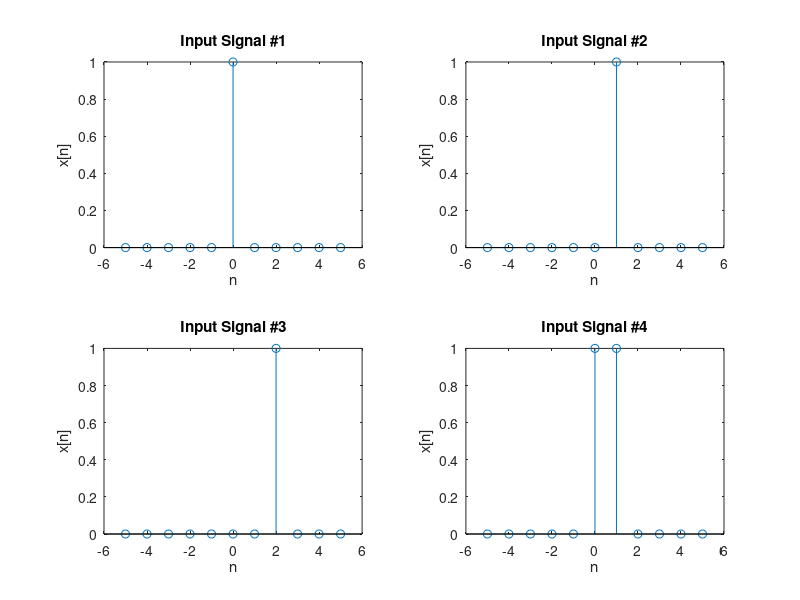
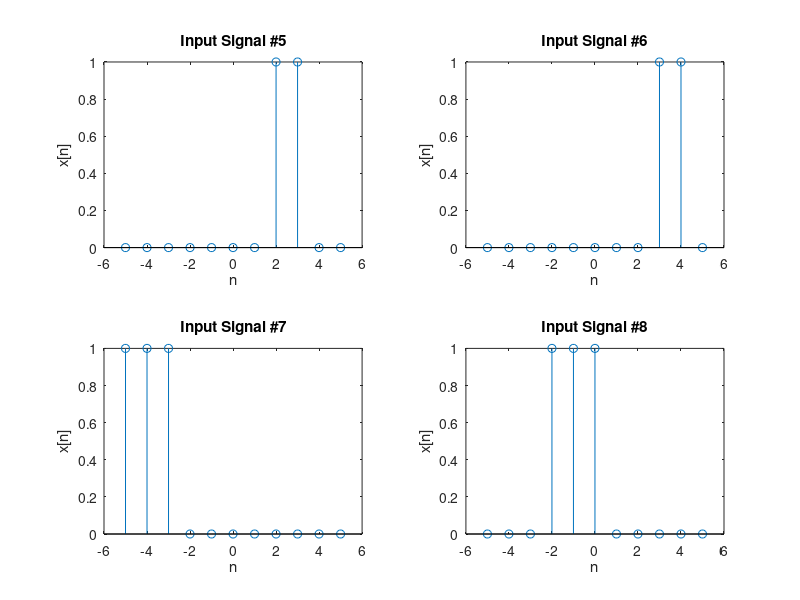
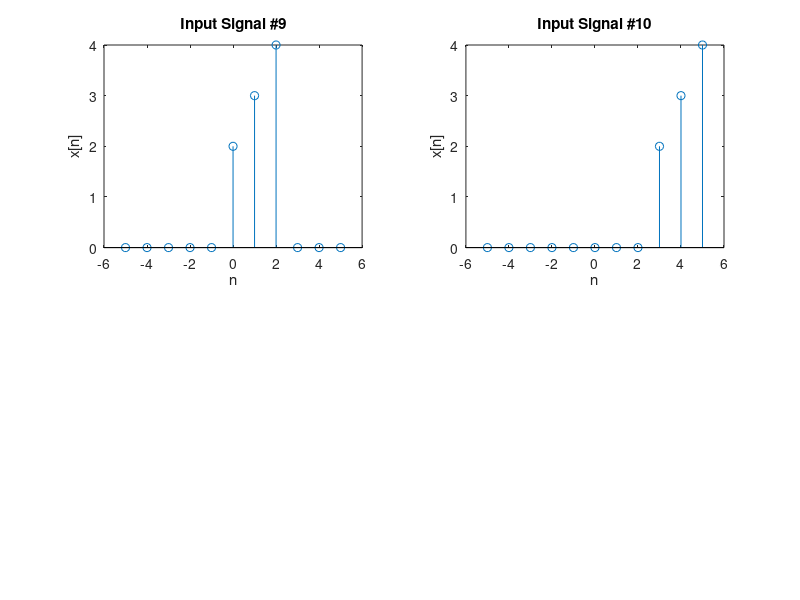

Write the MATLAB code that produced these figures, in order. (Note: this script raises an error after producing the figures.)
n = -5:5;% Denotes the range

% Input Variables
% Naming Convention: x + Input Signal Number
x1 = [0 0 0 0 0 1 0 0 0 0 0];
x2 = [0 0 0 0 0 0 1 0 0 0 0];
x3 = [0 0 0 0 0 0 0 1 0 0 0];
x4 = [0 0 0 0 0 1 1 0 0 0 0];
x5 = [0 0 0 0 0 0 0 1 1 0 0];
x6 = [0 0 0 0 0 0 0 0 1 1 0];
x7 = [1 1 1 0 0 0 0 0 0 0 0];
x8 = [0 0 0 1 1 1 0 0 0 0 0];
x9 = [0 0 0 0 0 2 3 4 0 0 0];
x10 = [0 0 0 0 0 0 0 0 2 3 4];

% Generates a Figure with 4 STEM Plots representing Input #1 to #4
figure,
subplot(2,2,1), stem(n, x1), title('Input Signal #1'), xlabel('n'), ylabel('x[n]');
subplot(2,2,2), stem(n, x2), title('Input Signal #2'), xlabel('n'), ylabel('x[n]');
subplot(2,2,3), stem(n, x3), title('Input Signal #3'), xlabel('n'), ylabel('x[n]');
subplot(2,2,4), stem(n, x4), title('Input Signal #4'), xlabel('n'), ylabel('x[n]');

% Generates a Figure with 4 STEM Plots representing Input #5 to #8
figure,
subplot(2,2,1), stem(n, x5), title('Input Signal #5'), xlabel('n'), ylabel('x[n]');
subplot(2,2,2), stem(n, x6), title('Input Signal #6'), xlabel('n'), ylabel('x[n]');
subplot(2,2,3), stem(n, x7), title('Input Signal #7'), xlabel('n'), ylabel('x[n]');
subplot(2,2,4), stem(n, x8), title('Input Signal #8'), xlabel('n'), ylabel('x[n]');

% Generates a Figure with 2 STEM Plots representing Input #1 to #4
figure,
subplot(2,2,1), stem(n, x9), title('Input Signal #9'), xlabel('n'), ylabel('x[n]');
subplot(2,2,2), stem(n, x10), title('Input Signal #10'), xlabel('n'), ylabel('x[n]');

% Output values for System1 and the respective input signals
% Naming Convention: y + System Number + Input Signal Number 
% Example: y110 --> Outputs for System1 with Input Signals #10
y11 = system1(n,x1);
y12 = system1(n,x2);
y13 = system1(n,x3);
y14 = system1(n,x4);
y15 = system1(n,x5);
y16 = system1(n,x6);
y17 = system1(n,x7);
y18 = system1(n,x8);
y19 = system1(n,x9);
y110 = system1(n,x10);

% Generates a Figure with 4 STEM Plots representing the Ouput for System1 for Input Signals #1 to #4
figure,
subplot(2,2,1), stem(n, y11), title('System1 Output for Input 1'), xlabel('n'), ylabel('y[n]');
subplot(2,2,2), stem(n, y12), title('System1 Output for Input 2'), xlabel('n'), ylabel('y[n]');
subplot(2,2,3), stem(n, y13), title('System1 Output for Input 3'), xlabel('n'), ylabel('y[n]');
subplot(2,2,4), stem(n, y14), title('System1 Output for Input 4'), xlabel('n'), ylabel('y[n]');

% Generates a Figure with 4 STEM Plots representing the Ouput for System1 for Input Signals #5 to #8
figure
subplot(2,2,1), stem(n, y15), title('System1 Output for Input 5'), xlabel('n'), ylabel('y[n]');
subplot(2,2,2), stem(n, y16), title('System1 Output for Input 6'), xlabel('n'), ylabel('y[n]');
subplot(2,2,3), stem(n, y17), title('System1 Output for Input 7'), xlabel('n'), ylabel('y[n]');
subplot(2,2,4), stem(n, y18), title('System1 Output for Input 8'), xlabel('n'), ylabel('y[n]');

% Generates a Figure with 2 STEM Plots representing the Ouput for System1 for Input Signals #5 to #10
figure
subplot(2,2,1), stem(n, y19), title('System1 Output for Input 9'), xlabel('n'), ylabel('y[n]');
subplot(2,2,2), stem(n, y110), title('System1 Output for Input 10'), xlabel('n'), ylabel('y[n]');

% Output values for System2 and the respective input signals
% Naming Convention: y + System Number + Input Signal Number 
% Example: y29 --> Outputs for System2 with Input Signals #9
y21 = system2(n,x1);
y22 = system2(n,x2);
y23 = system2(n,x3);
y24 = system2(n,x4);
y25 = system2(n,x5);
y26 = system2(n,x6);
y27 = system2(n,x7);
y28 = system2(n,x8);
y29 = system2(n,x9);
y210 = system2(n,x10);

% Generates a Figure with 4 STEM Plots representing the Ouput for System2 for Input Signals #1 to #4
figure,
subplot(2,2,1), stem(n, y21), title('System2 Output for Input 1'), xlabel('n'), ylabel('y[n]');
subplot(2,2,2), stem(n, y22), title('System2 Output for Input 2'), xlabel('n'), ylabel('y[n]');
subplot(2,2,3), stem(n, y23), title('System2 Output for Input 3'), xlabel('n'), ylabel('y[n]');
subplot(2,2,4), stem(n, y24), title('System2 Output for Input 4'), xlabel('n'), ylabel('y[n]');

% Generates a Figure with 4 STEM Plots representing the Ouput for System2 for Input Signals #5 to #8
figure,
subplot(2,2,1), stem(n, y25), title('System2 Output for Input 5'), xlabel('n'), ylabel('y[n]');
subplot(2,2,2), stem(n, y26), title('System2 Output for Input 6'), xlabel('n'), ylabel('y[n]');
subplot(2,2,3), stem(n, y27), title('System2 Output for Input 7'), xlabel('n'), ylabel('y[n]');
subplot(2,2,4), stem(n, y28), title('System2 Output for Input 8'), xlabel('n'), ylabel('y[n]');

% Generates a Figure with 2 STEM Plots representing the Ouput for System2 for Input Signals #5 to #10
figure,
subplot(2,2,1), stem(n, y29), title('System2 Output for Input 9'), xlabel('n'), ylabel('y[n]');
subplot(2,2,2), stem(n, y210), title('System2 Output for Input 10'), xlabel('n'), ylabel('y[n]');

% Output values for System2 and the respective input signals
% Naming Convention: y + System Number + Input Signal Number 
% Example: y310 --> Outputs for System3 with Input Signals #10
y31 = system3(n,x1);
y32 = system3(n,x2);
y33 = system3(n,x3);
y34 = system3(n,x4);
y35 = system3(n,x5);
y36 = system3(n,x6);
y37 = system3(n,x7);
y38 = system3(n,x8);
y39 = system3(n,x9);
y310 = system3(n,x10);

% Generates a Figure with 4 STEM Plots representing the Ouput for System3 for Input Signals #1 to #4
figure,
subplot(2,2,1), stem(n, y31), title('System3 Output for Input 1'), xlabel('n'), ylabel('y[n]');
subplot(2,2,2), stem(n, y32), title('System3 Output for Input 2'), xlabel('n'), ylabel('y[n]');
subplot(2,2,3), stem(n, y33), title('System3 Output for Input 3'), xlabel('n'), ylabel('y[n]');
subplot(2,2,4), stem(n, y34), title('System3 Output for Input 4'), xlabel('n'), ylabel('y[n]');

% Generates a Figure with 4 STEM Plots representing the Ouput for System3 for Input Signals #5 to #8
figure,
subplot(2,2,1), stem(n, y35), title('System3 Output for Input 5'), xlabel('n'), ylabel('y[n]');
subplot(2,2,2), stem(n, y36), title('System3 Output for Input 6'), xlabel('n'), ylabel('y[n]');
subplot(2,2,3), stem(n, y37), title('System3 Output for Input 7'), xlabel('n'), ylabel('y[n]');
subplot(2,2,4), stem(n, y38), title('System3 Output for Input 8'), xlabel('n'), ylabel('y[n]');

% Generates a Figure with 2 STEM Plots representing the Ouput for System3 for Input Signals #9 to #10
figure,
subplot(2,2,1), stem(n, y39), title('System3 Output for Input 9'), xlabel('n'), ylabel('y[n]');
subplot(2,2,2), stem(n, y310), title('System3 Output for Input 10'), xlabel('n'), ylabel('y[n]');
